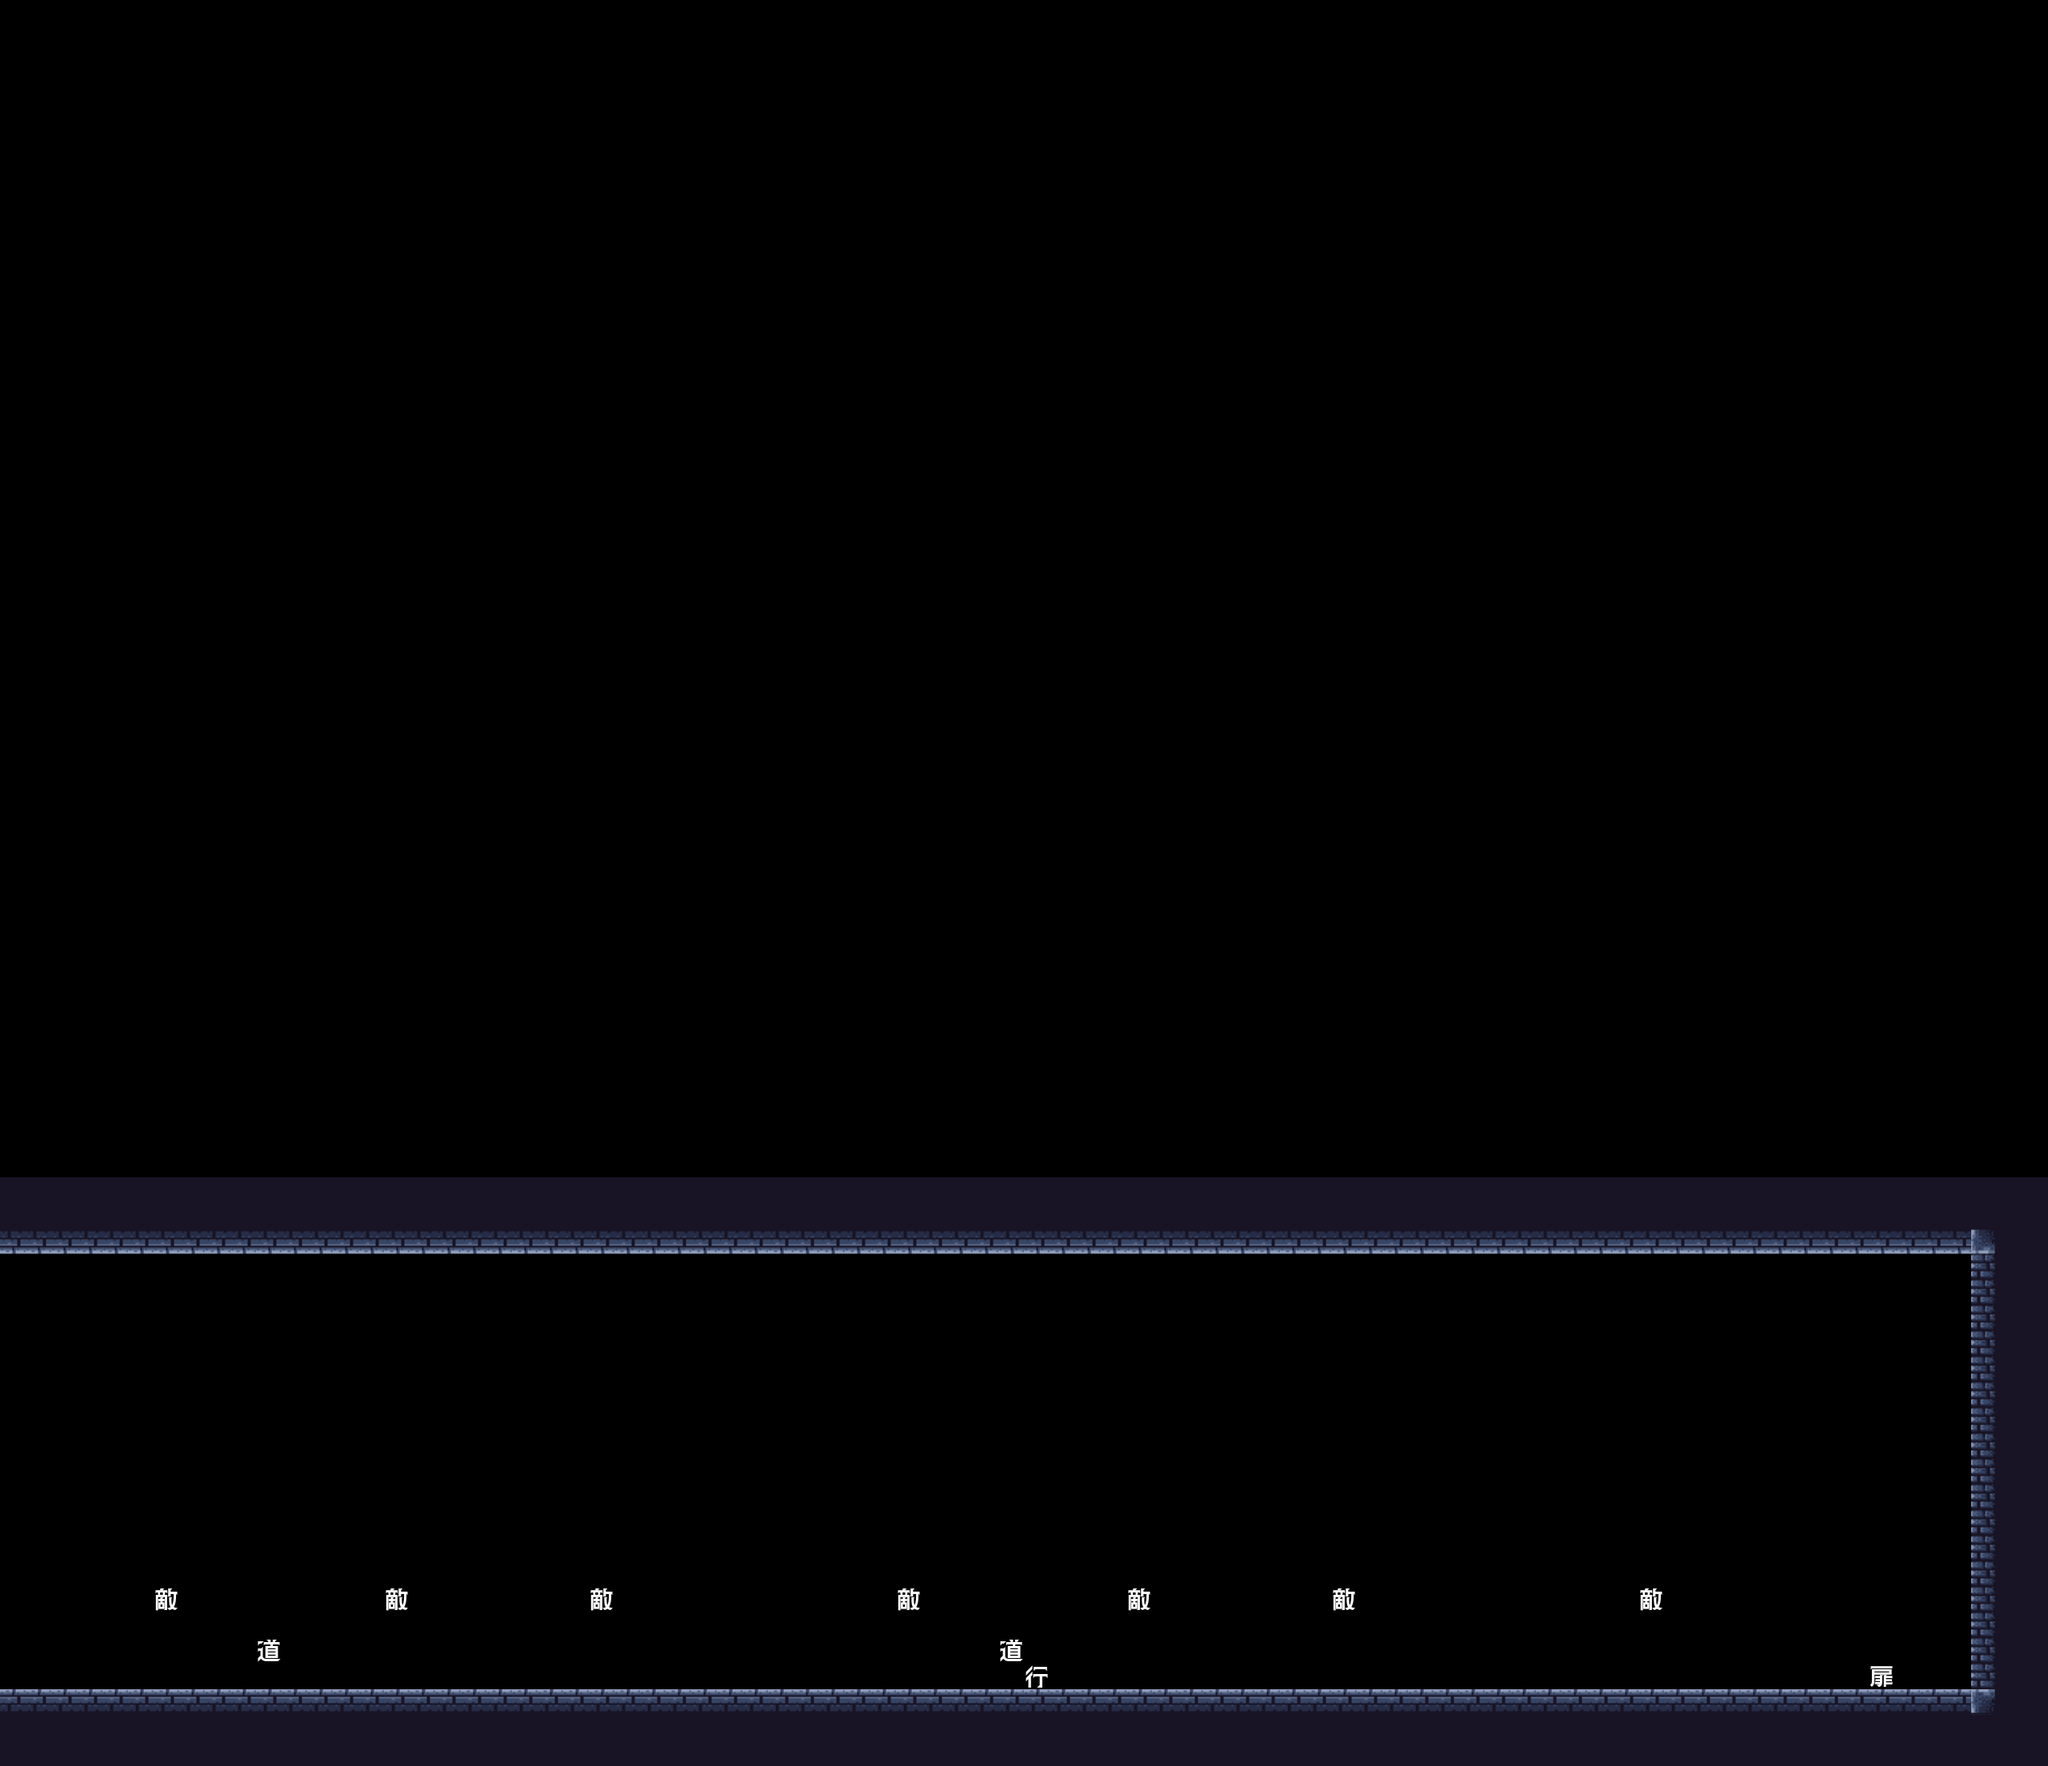

This game map was drawn from its Tiled (.tmx) file and the tilesets committed beside it. A one-line description and the trimmed map source follow:
An orthogonal 80x69 tile map with 32x32 px tiles, 1 tile layer (タイルレイヤー1).

<map version="1.10" tiledversion="1.11.2" orientation="orthogonal" renderorder="right-down" width="80" height="69" tilewidth="32" tileheight="32" infinite="0" nextlayerid="2" nextobjectid="1">
 <tileset firstgid="1" source="GroundChipsDungeon.tsx" />
 <layer id="1" name="タイルレイヤー1" width="80" height="69">
  <data>[5520 cells, 542 non-empty, 10 distinct tile ids]</data>
 </layer>
</map>
